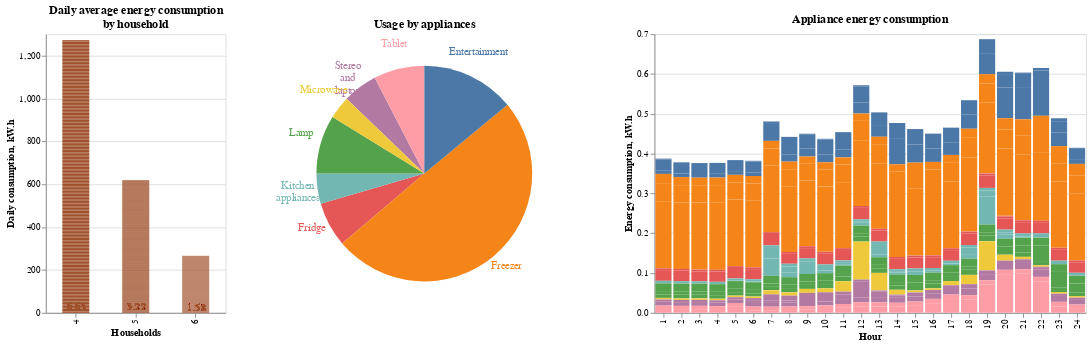

Write notebook code for a chart like this one.
### Code cell
## barplot show usage for every hour

color_hour = alt.condition(selection_app,
                      alt.Color('appliance_name:N'),
#                       alt.value('steelblue'),
                      alt.value('lightgray'))

bar_hour=(alt.Chart(hourly_app)
 .mark_bar()
 .transform_filter(selection_bar
 ).transform_filter(selection_app1)
 ).encode(x=alt.X('hour:N'),
         y=alt.Y('hour_avg:Q'),
         color=alt.Color('appliance_name:N', legend=None)
        
        )


bar_hour.title ="Appliance energy consumption"
bar_hour.encoding.x.title = 'Hour'
bar_hour.encoding.y.title = 'Energy consumption, kW.h'

(bar + text_bar).properties(width=200,height=310).add_selection(selection_bar) | (pie + text_pie).properties(height=310).add_selection(selection_app).add_selection(selection_app1) | bar_hour.properties(height=310)

### Figure 1 — Vega-Lite specification as saved in the notebook (floating-point values rounded to 4 significant figures; data arrays with more than 128 entries replaced by an {"elided": "..."} marker saying what was removed)
{"config": {"view": {"continuousWidth": 400, "continuousHeight": 300}}, "hconcat": [{"layer": [{"mark": {"type": "bar", "size": 30}, "encoding": {"color": {"condition": {"value": "sienna", "selection": "House"}, "value": "lightgray"}, "x": {"field": "household", "title": "Households", "type": "nominal"}, "y": {"field": "daily_avg", "title": "Daily consumption, kW.h", "type": "quantitative"}}, "selection": {"House": {"type": "single", "fields": ["household"]}}, "title": ["Daily average energy consumption", "by household"]}, {"mark": {"type": "text", "align": "center", "baseline": "bottom", "dx": 1}, "encoding": {"color": {"condition": {"value": "sienna", "selection": "House"}, "value": "lightgray"}, "text": {"field": "daily_avg", "format": ",.2f", "type": "quantitative"}, "x": {"field": "household", "title": "Households", "type": "nominal"}, "y": {"field": "daily_avg", "title": "Daily consumption, kW.h", "type": "quantitative"}}}], "height": 310, "width": 200}, {"layer": [{"mark": {"type": "arc", "outerRadius": 120}, "encoding": {"color": {"field": "appliance_name", "legend": null, "type": "nominal"}, "opacity": {"condition": {"value": 1.0, "selection": "app"}, "value": 0.2}, "theta": {"field": "usage", "stack": true, "type": "quantitative"}, "tooltip": {"field": "combined_tooltip", "type": "nominal"}}, "selection": {"app": {"type": "single", "encodings": ["theta", "color"]}, "app1": {"type": "single", "fields": ["appliance_name"]}}, "title": ["Usage by appliances"], "transform": [{"filter": {"selection": "House"}}, {"aggregate": [{"op": "sum", "field": "hour_avg", "as": "usage"}], "groupby": ["appliance_name"]}, {"calculate": "round(datum.usage*1000)/1000", "as": "round_usage"}, {"calculate": "'Usage: ' + datum.round_usage + ' kW.h'", "as": "combined_tooltip"}]}, {"mark": {"type": "text", "baseline": "bottom", "lineBreak": " ", "radius": 120, "radiusOffset": 22, "size": 12}, "encoding": {"color": {"field": "appliance_name", "legend": null, "type": "nominal"}, "opacity": {"condition": {"value": 1.0, "selection": "app"}, "value": 0.2}, "text": {"field": "appliance_name", "type": "nominal"}, "theta": {"field": "usage", "stack": true, "type": "quantitative"}, "tooltip": {"field": "combined_tooltip", "type": "nominal"}}, "transform": [{"filter": {"selection": "House"}}, {"aggregate": [{"op": "sum", "field": "hour_avg", "as": "usage"}], "groupby": ["appliance_name"]}, {"calculate": "round(datum.usage*1000)/1000", "as": "round_usage"}, {"calculate": "'Usage: ' + datum.round_usage + ' kW.h'", "as": "combined_tooltip"}]}], "height": 310}, {"mark": "bar", "encoding": {"color": {"field": "appliance_name", "legend": null, "type": "nominal"}, "x": {"field": "hour", "title": "Hour", "type": "nominal"}, "y": {"field": "hour_avg", "title": "Energy consumption, kW.h", "type": "quantitative"}}, "height": 310, "title": "Appliance energy consumption", "transform": [{"filter": {"selection": "House"}}, {"filter": {"selection": "app1"}}]}], "data": {"name": "data-a3020916a39f77f4ec07aad771be483d"}, "$schema": "https://vega.github.io/schema/vega-lite/v4.17.0.json", "datasets": {"data-a3020916a39f77f4ec07aad771be483d": {"elided": "552 records"}}}
